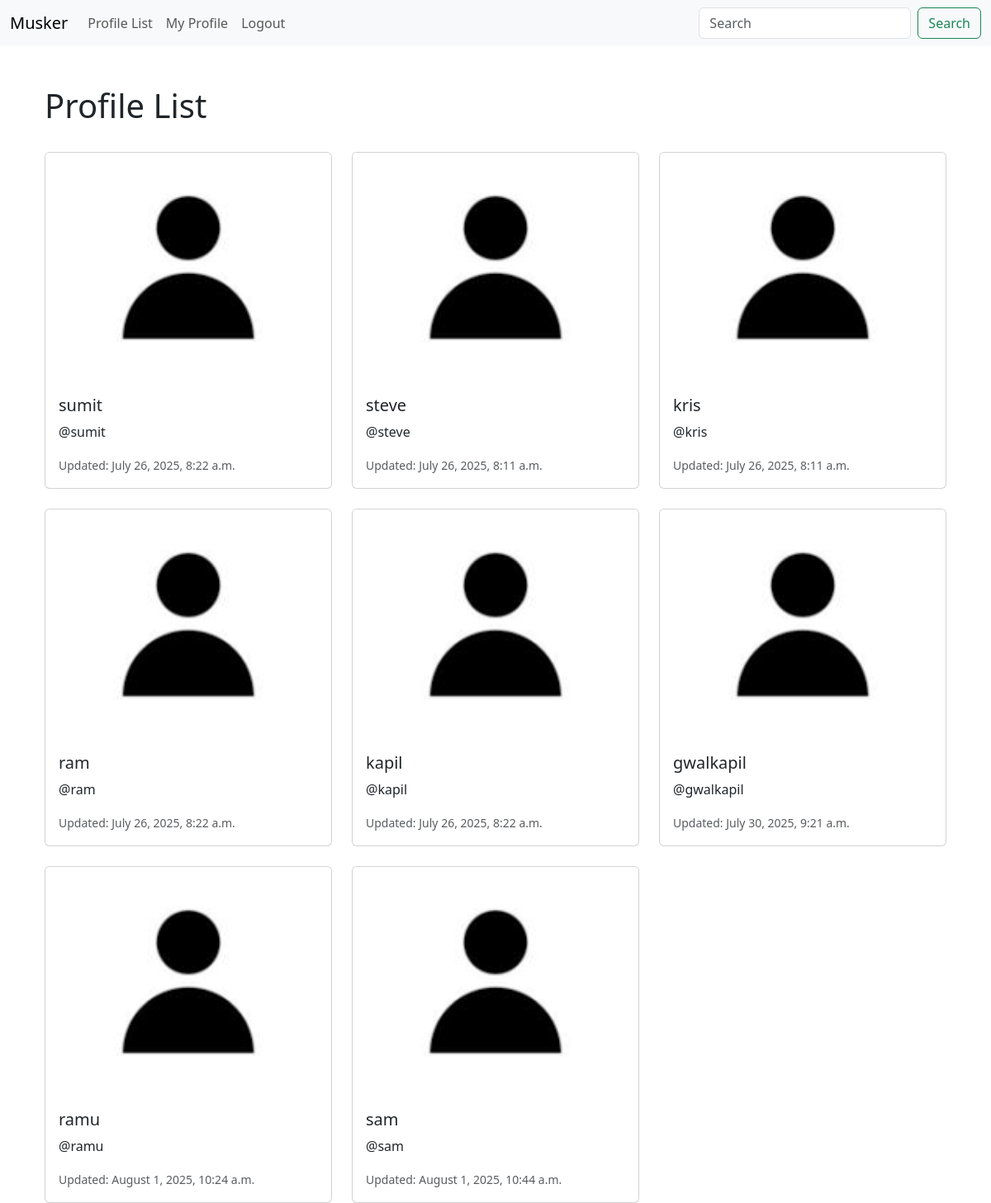
Screenshot of /profile_list/ (signed in) with the database file from the repository.
### musk/models.py (models this page shows, shortened)
class Profile(models.Model):
    user = models.OneToOneField(User, on_delete=models.CASCADE)
    follows = models.ManyToManyField(
        "self",
        related_name="followed_by",
        symmetrical=False,
        blank=True
    )
    date_modified = models.DateTimeField(User, auto_now=True)
    profile_image = models.ImageField(null=True,blank=True,upload_to="images/")

### musk/views.py (the view)
# urls.py: path('profile_list/',views.profile_list,name = 'profile_list'),
def profile_list(request):
    if request.user.is_authenticated:
        profiles = Profile.objects.exclude(user = request.user)
        return render(request, 'profile_list.html', {"profiles" : profiles})
    else:
        messages.success(request,("You must be logged in the application"))
        return redirect('home')

### templates/profile_list.html
{% extends "base.html" %}
{% load static %}
{% block content %}
<div class="container mt-4">
    <h1>Profile List</h1>
    <br/>
    {% if profiles %}
        <div class="row row-cols-1 row-cols-md-3 g-4">
            {% for profile in profiles %}
                <div class="col">
                    <div class="card h-100">
                        <img src="{% static 'images/download.png' %}" class="card-img-top" alt="{{ profile.user.username }}'s Profile Image">
                        <div class="card-body">
                            <h5 class="card-title">{{ profile.user.username }}</h5>
                            <p class="card-text">@{{ profile.user.username|lower }}</p>
                            <p class="card-text">
                                <small class="text-muted">Updated: {{ profile.date_modified|date:"F j, Y, g:i a" }}</small>
                            </p>
                        </div>
                    </div>
                </div>
            {% endfor %}
        </div>
    {% else %}
        <p>No profiles found.</p>
    {% endif %}
</div>
{% endblock %}

### rows the page displays
Profile: user.username "sumit", date_modified "July 26, 2025, 8:22 a.m."
Profile: user.username "steve", date_modified "July 26, 2025, 8:11 a.m."
Profile: user.username "kris", date_modified "July 26, 2025, 8:11 a.m."
Profile: user.username "ram", date_modified "July 26, 2025, 8:22 a.m."
Profile: user.username "kapil", date_modified "July 26, 2025, 8:22 a.m."
Profile: user.username "gwalkapil", date_modified "July 30, 2025, 9:21 a.m."
Profile: user.username "ramu", date_modified "August 1, 2025, 10:24 a.m."
Profile: user.username "sam", date_modified "August 1, 2025, 10:44 a.m."
